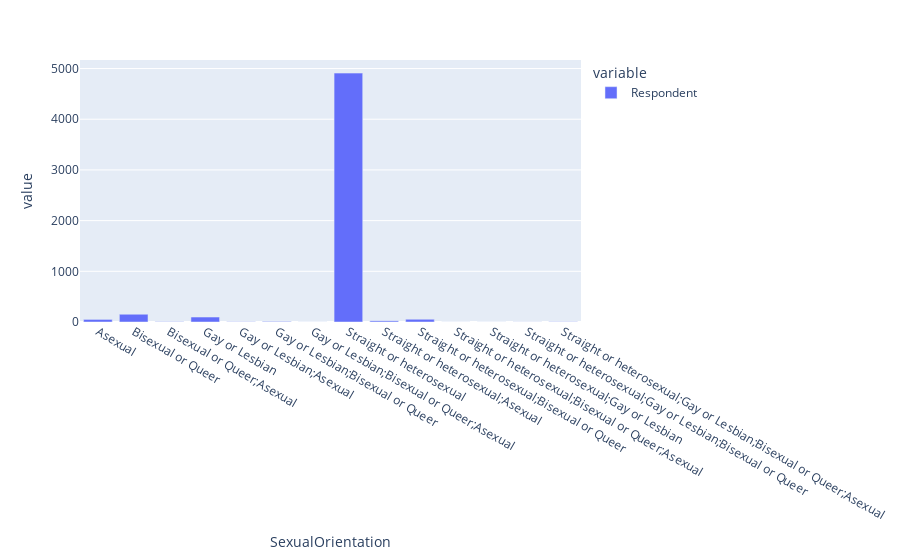

Source (notebook cell):
### Code cell
"""
Which of the following do you currently identify as? Please select all that apply. If you prefer not to answer, you may leave this question blank.
"""
grouped_df = df[(df['Country'] == 'Netherlands') | (df['Country'] == 'Germany')].groupby(['SexualOrientation'], dropna=False)['Respondent'].count()
orientation_bar = px.bar(grouped_df)
orientation_bar.show()

### Figure 1 — Plotly figure (JSON) as saved in the notebook; plotly's stock layout.template omitted (floating-point values rounded to 4 significant figures)
{"data": [{"alignmentgroup": "True", "hovertemplate": "variable=Respondent<br>SexualOrientation=%{x}<br>value=%{y}<extra></extra>", "legendgroup": "Respondent", "marker": {"color": "#636efa"}, "name": "Respondent", "offsetgroup": "Respondent", "orientation": "v", "showlegend": true, "textposition": "auto", "type": "bar", "x": ["Asexual", "Bisexual or Queer", "Bisexual or Queer;Asexual", "Gay or Lesbian", "Gay or Lesbian;Asexual", "Gay or Lesbian;Bisexual or Queer", "Gay or Lesbian;Bisexual or Queer;Asexual", "Straight or heterosexual", "Straight or heterosexual;Asexual", "Straight or heterosexual;Bisexual or Queer", "Straight or heterosexual;Bisexual or Queer;Asexual", "Straight or heterosexual;Gay or Lesbian", "Straight or heterosexual;Gay or Lesbian;Bisexual or Queer", "Straight or heterosexual;Gay or Lesbian;Bisexual or Queer;Asexual", null], "xaxis": "x", "y": [51, 153, 6, 98, 5, 11, 1, 4910, 23, 54, 1, 1, 2, 5, 2979], "yaxis": "y"}], "layout": {"autosize": true, "barmode": "relative", "legend": {"title": {"text": "variable"}, "tracegroupgap": 0}, "margin": {"t": 60}, "xaxis": {"anchor": "y", "autorange": true, "domain": [0, 1], "range": [-0.5, 13.5], "title": {"text": "SexualOrientation"}, "type": "category"}, "yaxis": {"anchor": "x", "autorange": true, "domain": [0, 1], "range": [0, 5168.0], "title": {"text": "value"}, "type": "linear"}}}
